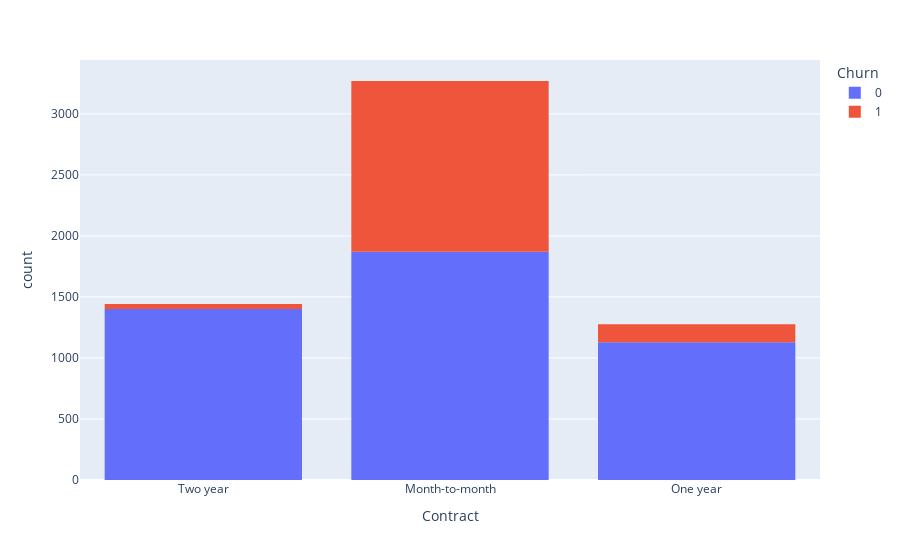

Notebook code for this chart:
### Code cell
px.histogram(churn, x=churn['Contract'], color="Churn")

### Figure 1 — Plotly figure (JSON) as saved in the notebook; plotly's stock layout.template omitted (floating-point values rounded to 4 significant figures; data arrays with more than 128 entries replaced by an {"elided": "..."} marker saying what was removed)
{"data": [{"alignmentgroup": "True", "bingroup": "x", "hovertemplate": "Churn=0<br>Contract=%{x}<br>count=%{y}<extra></extra>", "legendgroup": "0", "marker": {"color": "#636efa", "pattern": {"shape": ""}}, "name": "0", "offsetgroup": "0", "orientation": "v", "showlegend": true, "type": "histogram", "x": {"elided": "4399 str values"}, "xaxis": "x", "yaxis": "y"}, {"alignmentgroup": "True", "bingroup": "x", "hovertemplate": "Churn=1<br>Contract=%{x}<br>count=%{y}<extra></extra>", "legendgroup": "1", "marker": {"color": "#EF553B", "pattern": {"shape": ""}}, "name": "1", "offsetgroup": "1", "orientation": "v", "showlegend": true, "type": "histogram", "x": {"elided": "1587 str values"}, "xaxis": "x", "yaxis": "y"}], "layout": {"barmode": "relative", "legend": {"title": {"text": "Churn"}, "tracegroupgap": 0}, "margin": {"t": 60}, "xaxis": {"anchor": "y", "domain": [0, 1], "title": {"text": "Contract"}}, "yaxis": {"anchor": "x", "domain": [0, 1], "title": {"text": "count"}}}}
